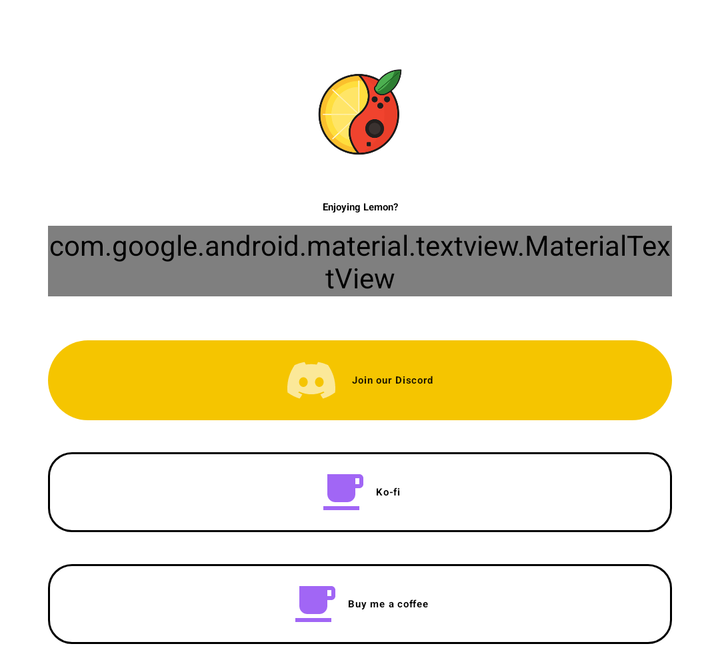
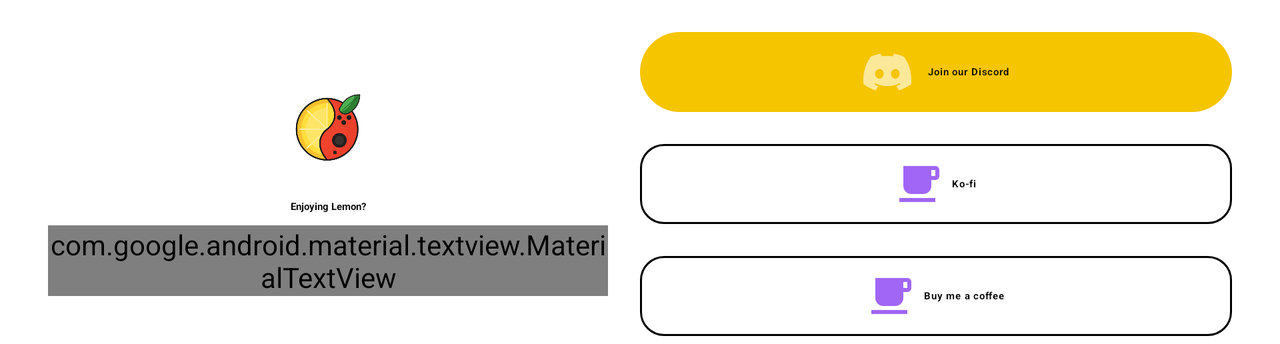

Two renders of one Android screen. The first uses the default layout on a phone; the second uses the alternative layout the repository ships for a different screen configuration, on a matching device. The two XML files are below.
<!-- AndroidManifest.xml: fallback theme Theme.MaterialComponents.DayNight.NoActionBar -->
<!-- res/layout/dialog_support.xml -->
<?xml version="1.0" encoding="utf-8"?>
<ScrollView xmlns:android="http://schemas.android.com/apk/res/android"
    xmlns:app="http://schemas.android.com/apk/res-auto"
    android:layout_width="match_parent"
    android:layout_height="wrap_content"
    android:scrollbars="none">

<LinearLayout
    android:layout_width="match_parent"
    android:layout_height="wrap_content"
    android:gravity="center_horizontal"
    android:orientation="vertical"
    android:paddingHorizontal="24dp"
    android:paddingTop="20dp">

    <ImageView
        android:layout_width="72dp"
        android:layout_height="72dp"
        android:importantForAccessibility="no"
        android:src="@drawable/ic_lemon_splash" />

    <com.google.android.material.textview.MaterialTextView
        android:layout_width="match_parent"
        android:layout_height="wrap_content"
        android:layout_marginTop="8dp"
        android:gravity="center"
        android:text="@string/support_prompt_title"
        android:textAppearance="?attr/textAppearanceHeadlineSmall"
        android:textStyle="bold" />

    <com.google.android.material.textview.MaterialTextView
        android:layout_width="match_parent"
        android:layout_height="wrap_content"
        android:layout_marginTop="6dp"
        android:gravity="center"
        android:text="@string/support_prompt_description"
        android:textAppearance="?attr/textAppearanceBodyMedium"
        android:textColor="?attr/colorOnSurfaceVariant" />

    <com.google.android.material.button.MaterialButton
        android:id="@+id/button_discord"
        style="@style/LemonButton.Primary"
        android:layout_width="match_parent"
        android:layout_height="wrap_content"
        android:minHeight="48dp"
        android:maxLines="2"
        android:layout_marginTop="18dp"
        android:text="@string/join_discord_button"
        app:icon="@drawable/ic_discord"
        app:iconGravity="textStart"
        app:iconSize="24dp" />

    <com.google.android.material.button.MaterialButton
        android:id="@+id/button_kofi"
        style="@style/LemonButton.Secondary"
        android:layout_width="match_parent"
        android:layout_height="wrap_content"
        android:minHeight="48dp"
        android:maxLines="2"
        android:layout_marginTop="8dp"
        android:text="@string/kofi_link_button"
        app:icon="@drawable/ic_coffee"
        app:iconGravity="textStart"
        app:iconSize="24dp"
        app:strokeColor="?attr/colorOutline"
        app:strokeWidth="1dp" />

    <com.google.android.material.button.MaterialButton
        android:id="@+id/button_buymeacoffee"
        style="@style/LemonButton.Secondary"
        android:layout_width="match_parent"
        android:layout_height="wrap_content"
        android:minHeight="48dp"
        android:maxLines="2"
        android:layout_marginTop="8dp"
        android:text="@string/buymeacoffee_link_button"
        app:icon="@drawable/ic_coffee"
        app:iconGravity="textStart"
        app:iconSize="24dp"
        app:strokeColor="?attr/colorOutline"
        app:strokeWidth="1dp" />

</LinearLayout>

</ScrollView>
<!-- resources referenced by this layout -->
<resources>
  <!-- drawable ic_coffee (drawable) -->
  <vector xmlns:android="http://schemas.android.com/apk/res/android"
      android:width="24dp"
      android:height="24dp"
      android:viewportWidth="24"
      android:viewportHeight="24">
      <path
          android:fillColor="?attr/colorControlNormal"
          android:pathData="M2,21h18v-2H2v2zM20,8h-2L18,5h2v3zM20,3L4,3v10c0,2.21 1.79,4 4,4h6c2.21,0 4,-1.79 4,-4v-3h2c1.11,0 2,-0.89 2,-2L22,5c0,-1.11 -0.89,-2 -2,-2z" />
  </vector>
  <!-- drawable ic_discord (drawable) -->
  <vector xmlns:android="http://schemas.android.com/apk/res/android"
      android:width="24dp"
      android:height="24dp"
      android:viewportWidth="24"
      android:viewportHeight="24">
      <path
          android:fillColor="?attr/colorControlNormal"
          android:pathData="M20.317,4.3698a19.7913,19.7913 0,0 0,-4.8851,-1.5152a0.0741,0.0741 0,0 0,-0.0785,0.0371c-0.211,0.3753 -0.4447,0.8648 -0.6083,1.2495 -1.8447,-0.2762 -3.68,-0.2762 -5.4868,0 -0.1636,-0.3933 -0.4058,-0.8742 -0.6177,-1.2495a0.077,0.077 0,0 0,-0.0785,-0.037 19.7363,19.7363 0,0 0,-4.8852 1.515,0.0699,0.0699 0,0 0,-0.0321 0.0277C0.5334,9.0458 -0.319,13.5799 0.0992,18.0578a0.0824,0.0824 0,0 0,0.0312 0.0561c2.0528,1.5076 4.0413,2.4228 5.9929,3.0294a0.0777,0.0777 0,0 0,0.0842 -0.0276c0.4616,-0.6304 0.8731,-1.2952 1.226,-1.9942a0.076,0.076 0,0 0,-0.0416 -0.1057c-0.6528,-0.2476 -1.2743,-0.5495 -1.8722,-0.8923a0.077,0.077 0,0 1,-0.0076 -0.1277c0.1258,-0.0943 0.2517,-0.1923 0.3718,-0.2914a0.0743,0.0743 0,0 1,0.0776 -0.0105c3.9278,1.7933 8.18,1.7933 12.0614,0a0.0739,0.0739 0,0 1,0.0785 0.0095c0.1202,0.099 0.246,0.1981 0.3728,0.2924a0.077,0.077 0,0 1,-0.0066 0.1276 12.2986,12.2986 0,0 1,-1.873 0.8914,0.0766,0.0766 0,0 0,-0.0407 0.1067c0.3604,0.698 0.7719,1.3628 1.225,1.9932a0.076,0.076 0,0 0,0.0842 0.0286 19.6864,19.6864 0,0 0,6.0023 -3.0294,0.077,0.077 0,0 0,0.0313 -0.0552c0.5004,-5.177 -0.8382,-9.6739 -3.5485,-13.6604a0.061,0.061 0,0 0,-0.0312 -0.0286zM8.02,15.3312c-1.1825,0 -2.1569,-1.0857 -2.1569,-2.419 0,-1.3332 0.9555,-2.4189 2.157,-2.4189 1.2108,0 2.1757,1.0952 2.1568,2.419 0,1.3332 -0.9555,2.4189 -2.1569,2.4189zM15.9948,15.3312c-1.1825,0 -2.1569,-1.0857 -2.1569,-2.419 0,-1.3332 0.9554,-2.4189 2.1569,-2.4189 1.2108,0 2.1757,1.0952 2.1568,2.419 0,1.3332 -0.9554,2.4189 -2.1568,2.4189Z" />
  </vector>
  <!-- drawable ic_lemon_splash: png bitmap (drawable, 48305 bytes) -->
  <string name="buymeacoffee_link_button">Buy me a coffee</string>
  <string name="join_discord_button">Join our Discord</string>
  <string name="kofi_link_button">Ko-fi</string>
  <string name="support_prompt_description">Lemon is a small independent project. If you enjoy it, you can help keep it going with a Ko-fi or by buying me a coffee, or join the community on Discord to share feedback and get help. Thank you!</string>
  <string name="support_prompt_title">Enjoying Lemon?</string>
  <style name="LemonButton.Primary" parent="Widget.Material3.Button">
          <item name="android:textColor">@color/lemon_on_primary</item>
          <item name="android:textAllCaps">false</item>
          <item name="android:textStyle">bold</item>
          <item name="android:letterSpacing">0.05</item>
          <item name="backgroundTint">@color/lemon_primary</item>
      </style>
  <style name="LemonButton.Secondary" parent="Widget.Material3.Button.OutlinedButton">
          <item name="strokeColor">?attr/colorOutline</item>
          <item name="strokeWidth">2dp</item>
          <item name="android:textColor">?attr/colorOnSurfaceVariant</item>
          <item name="android:textAllCaps">false</item>
          <item name="cornerRadius">12dp</item>
          <item name="android:textStyle">bold</item>
          <item name="android:letterSpacing">0.05</item>
      </style>
  <color name="lemon_on_primary">#1A1400</color>
  <color name="lemon_primary">#F5C500</color>
</resources>
<!-- res/layout-land/dialog_support.xml (the repository's variant of the layout above) -->
<!-- drawn on the phone turned sideways -->
<?xml version="1.0" encoding="utf-8"?>
<ScrollView xmlns:android="http://schemas.android.com/apk/res/android"
    xmlns:app="http://schemas.android.com/apk/res-auto"
    android:layout_width="match_parent"
    android:layout_height="wrap_content"
    android:scrollbars="none">

<LinearLayout
    android:layout_width="match_parent"
    android:layout_height="wrap_content"
    android:baselineAligned="false"
    android:gravity="center_vertical"
    android:orientation="horizontal"
    android:paddingHorizontal="24dp"
    android:paddingTop="12dp">

    <LinearLayout
        android:layout_width="0dp"
        android:layout_height="wrap_content"
        android:layout_weight="1"
        android:gravity="center_horizontal"
        android:orientation="vertical"
        android:paddingEnd="16dp">

    <ImageView
        android:layout_width="56dp"
        android:layout_height="56dp"
        android:importantForAccessibility="no"
        android:src="@drawable/ic_lemon_splash" />

    <com.google.android.material.textview.MaterialTextView
        android:layout_width="match_parent"
        android:layout_height="wrap_content"
        android:layout_marginTop="8dp"
        android:gravity="center"
        android:text="@string/support_prompt_title"
        android:textAppearance="?attr/textAppearanceHeadlineSmall"
        android:textStyle="bold" />

    <com.google.android.material.textview.MaterialTextView
        android:layout_width="match_parent"
        android:layout_height="wrap_content"
        android:layout_marginTop="6dp"
        android:gravity="center"
        android:text="@string/support_prompt_description"
        android:textAppearance="?attr/textAppearanceBodyMedium"
        android:textColor="?attr/colorOnSurfaceVariant" />

    </LinearLayout>

    <LinearLayout
        android:layout_width="0dp"
        android:layout_height="wrap_content"
        android:layout_weight="1"
        android:orientation="vertical">

    <com.google.android.material.button.MaterialButton
        android:id="@+id/button_discord"
        style="@style/LemonButton.Primary"
        android:layout_width="match_parent"
        android:layout_height="48dp"
        android:layout_marginTop="0dp"
        android:text="@string/join_discord_button"
        app:icon="@drawable/ic_discord"
        app:iconGravity="textStart"
        app:iconSize="24dp" />

    <com.google.android.material.button.MaterialButton
        android:id="@+id/button_kofi"
        style="@style/LemonButton.Secondary"
        android:layout_width="match_parent"
        android:layout_height="48dp"
        android:layout_marginTop="8dp"
        android:text="@string/kofi_link_button"
        app:icon="@drawable/ic_coffee"
        app:iconGravity="textStart"
        app:iconSize="24dp"
        app:strokeColor="?attr/colorOutline"
        app:strokeWidth="1dp" />

    <com.google.android.material.button.MaterialButton
        android:id="@+id/button_buymeacoffee"
        style="@style/LemonButton.Secondary"
        android:layout_width="match_parent"
        android:layout_height="48dp"
        android:layout_marginTop="8dp"
        android:text="@string/buymeacoffee_link_button"
        app:icon="@drawable/ic_coffee"
        app:iconGravity="textStart"
        app:iconSize="24dp"
        app:strokeColor="?attr/colorOutline"
        app:strokeWidth="1dp" />

    </LinearLayout>

</LinearLayout>

</ScrollView>
